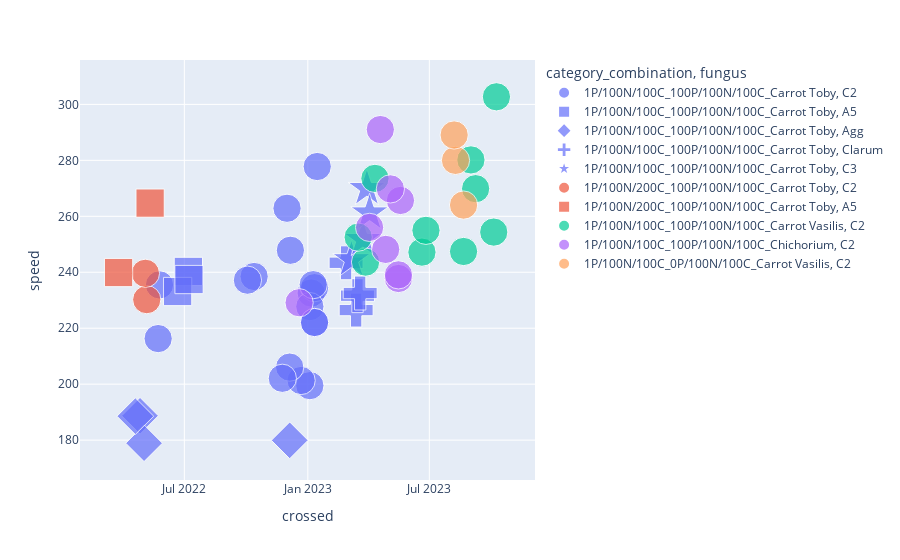

Source (notebook cell):
### Code cell
import plotly.express as px
fig = px.scatter(df, x='crossed', y='speed', color='category_combination',
                 hover_data=['plate_id',"fungus"], size='size_point', symbol='fungus', symbol_map=marker_symbols)
fig.update_layout(height=600)  # You can change these values as per your preference
# Show the plot
fig.show()

### Figure 1 — Plotly figure (JSON) as saved in the notebook; plotly's stock layout.template omitted (floating-point values rounded to 4 significant figures)
{"data": [{"customdata": [["1014_20220525", "C2"], ["1042_20220523", "C2"], ["1048_20220506", "C2"], ["527_20230106", "C2"], ["537_20230111", "C2"], ["462_20221013", "C2"], ["532_20220104", "C2"], ["510_20221201", "C2"], ["521_20230104", "C2"], ["530_20230115", "C2"], ["558_20230109", "C2"], ["558_20230109", "C2"], ["552_20230111", "C2"], ["552_20230111", "C2"], ["551_20220102", "C2"], ["551_20220102", "C2"], ["540_20221227", "C2"], ["540_20221227", "C2"], ["559_20230109", "C2"], ["544_20230109", "C2"], ["531_20221222", "C2"], ["514_20221206", "C2"], ["513_20221205", "C2"], ["506_20221124", "C2"], ["472_20221003", "C2"]], "hovertemplate": "category_combination=1P/100N/100C_100P/100N/100C_Carrot Toby<br>fungus=%{customdata[1]}<br>crossed=%{x}<br>speed=%{y}<br>size_point=%{marker.size}<br>plate_id=%{customdata[0]}<extra></extra>", "legendgroup": "1P/100N/100C_100P/100N/100C_Carrot Toby, C2", "marker": {"color": "#636efa", "size": [20, 20, 20, 20, 20, 20, 20, 20, 20, 20, 20, 20, 20, 20, 20, 20, 20, 20, 20, 20, 20, 20, 20, 20, 20], "sizemode": "area", "sizeref": 0.05, "symbol": "circle"}, "mode": "markers", "name": "1P/100N/100C_100P/100N/100C_Carrot Toby, C2", "orientation": "v", "showlegend": true, "type": "scatter", "x": ["2022-05-25T00:00:00", "2022-05-23T00:00:00", "2022-05-06T00:00:00", "2023-01-06T00:00:00", "2023-01-11T00:00:00", "2022-10-13T00:00:00", "2023-01-04T00:00:00", "2022-12-01T00:00:00", "2023-01-04T00:00:00", "2023-01-15T00:00:00", "2023-01-09T00:00:00", "2023-01-09T00:00:00", "2023-01-11T00:00:00", "2023-01-11T00:00:00", "2023-01-02T00:00:00", "2023-01-02T00:00:00", "2022-12-27T00:00:00", "2022-12-27T00:00:00", "2023-01-09T00:00:00", "2023-01-09T00:00:00", "2022-12-22T00:00:00", "2022-12-06T00:00:00", "2022-12-05T00:00:00", "2022-11-24T00:00:00", "2022-10-03T00:00:00"], "xaxis": "x", "y": [235.5, 216.3, null, 232.6, 234.5, 238.5, 227.7, 262.9, 199.5, 277.8, null, null, 222.0, 222.0, null, null, null, null, 235.6, null, 201.3, 247.9, 206.1, 202.1, 237.2], "yaxis": "y"}, {"customdata": [["52_20220707", "A5"], ["84_20220621", "A5"], ["91_20220708", "A5"]], "hovertemplate": "category_combination=1P/100N/100C_100P/100N/100C_Carrot Toby<br>fungus=%{customdata[1]}<br>crossed=%{x}<br>speed=%{y}<br>size_point=%{marker.size}<br>plate_id=%{customdata[0]}<extra></extra>", "legendgroup": "1P/100N/100C_100P/100N/100C_Carrot Toby, A5", "marker": {"color": "#636efa", "size": [20, 20, 20], "sizemode": "area", "sizeref": 0.05, "symbol": "square"}, "mode": "markers", "name": "1P/100N/100C_100P/100N/100C_Carrot Toby, A5", "orientation": "v", "showlegend": true, "type": "scatter", "x": ["2022-07-07T00:00:00", "2022-06-21T00:00:00", "2022-07-08T00:00:00"], "xaxis": "x", "y": [240.3, 233.1, 237.4], "yaxis": "y"}, {"customdata": [["3_20220426", "Agg"], ["12_20220502", "Agg"], ["16_20220419", "Agg"], ["480_20221205", "Agg"]], "hovertemplate": "category_combination=1P/100N/100C_100P/100N/100C_Carrot Toby<br>fungus=%{customdata[1]}<br>crossed=%{x}<br>speed=%{y}<br>size_point=%{marker.size}<br>plate_id=%{customdata[0]}<extra></extra>", "legendgroup": "1P/100N/100C_100P/100N/100C_Carrot Toby, Agg", "marker": {"color": "#636efa", "size": [20, 20, 20, 20], "sizemode": "area", "sizeref": 0.05, "symbol": "diamond"}, "mode": "markers", "name": "1P/100N/100C_100P/100N/100C_Carrot Toby, Agg", "orientation": "v", "showlegend": true, "type": "scatter", "x": ["2022-04-26T00:00:00", "2022-05-02T00:00:00", "2022-04-19T00:00:00", "2022-12-05T00:00:00"], "xaxis": "x", "y": [188.7, 178.9, 188.5, 179.9], "yaxis": "y"}, {"customdata": [["28_20230227", "Clarum"], ["206_20230303", "Clarum"], ["202_20230314", "Clarum"], ["218_20230227", "Clarum"], ["252_20230316", "Clarum"], ["248_20230320", "Clarum"]], "hovertemplate": "category_combination=1P/100N/100C_100P/100N/100C_Carrot Toby<br>fungus=%{customdata[1]}<br>crossed=%{x}<br>speed=%{y}<br>size_point=%{marker.size}<br>plate_id=%{customdata[0]}<extra></extra>", "legendgroup": "1P/100N/100C_100P/100N/100C_Carrot Toby, Clarum", "marker": {"color": "#636efa", "size": [20, 20, 20, 20, 20, 20], "sizemode": "area", "sizeref": 0.05, "symbol": "cross"}, "mode": "markers", "name": "1P/100N/100C_100P/100N/100C_Carrot Toby, Clarum", "orientation": "v", "showlegend": true, "type": "scatter", "x": ["2023-02-27T00:00:00", "2023-03-03T00:00:00", "2023-03-14T00:00:00", "2023-02-27T00:00:00", "2023-03-16T00:00:00", "2023-03-20T00:00:00"], "xaxis": "x", "y": [243.4, null, 226.5, null, 231.6, 232.6], "yaxis": "y"}, {"customdata": [["219_20230307", "C3"], ["229_20230330", "C3"], ["249_20230324", "C3"], ["241_20230403", "C3"]], "hovertemplate": "category_combination=1P/100N/100C_100P/100N/100C_Carrot Toby<br>fungus=%{customdata[1]}<br>crossed=%{x}<br>speed=%{y}<br>size_point=%{marker.size}<br>plate_id=%{customdata[0]}<extra></extra>", "legendgroup": "1P/100N/100C_100P/100N/100C_Carrot Toby, C3", "marker": {"color": "#636efa", "size": [20, 20, 20, 20], "sizemode": "area", "sizeref": 0.05, "symbol": "star"}, "mode": "markers", "name": "1P/100N/100C_100P/100N/100C_Carrot Toby, C3", "orientation": "v", "showlegend": true, "type": "scatter", "x": ["2023-03-07T00:00:00", "2023-03-30T00:00:00", "2023-03-24T00:00:00", "2023-04-03T00:00:00"], "xaxis": "x", "y": [244.5, 269.9, 251.7, 261.2], "yaxis": "y"}, {"customdata": [["1023_20220502", "C2"], ["1045_20220504", "C2"]], "hovertemplate": "category_combination=1P/100N/200C_100P/100N/100C_Carrot Toby<br>fungus=%{customdata[1]}<br>crossed=%{x}<br>speed=%{y}<br>size_point=%{marker.size}<br>plate_id=%{customdata[0]}<extra></extra>", "legendgroup": "1P/100N/200C_100P/100N/100C_Carrot Toby, C2", "marker": {"color": "#EF553B", "size": [20, 20], "sizemode": "area", "sizeref": 0.05, "symbol": "circle"}, "mode": "markers", "name": "1P/100N/200C_100P/100N/100C_Carrot Toby, C2", "orientation": "v", "showlegend": true, "type": "scatter", "x": ["2022-05-06T00:00:00", "2022-05-04T00:00:00"], "xaxis": "x", "y": [230.2, 239.6], "yaxis": "y"}, {"customdata": [["1076_20220511", "A5"], ["938_20220325", "A5"]], "hovertemplate": "category_combination=1P/100N/200C_100P/100N/100C_Carrot Toby<br>fungus=%{customdata[1]}<br>crossed=%{x}<br>speed=%{y}<br>size_point=%{marker.size}<br>plate_id=%{customdata[0]}<extra></extra>", "legendgroup": "1P/100N/200C_100P/100N/100C_Carrot Toby, A5", "marker": {"color": "#EF553B", "size": [20, 20], "sizemode": "area", "sizeref": 0.05, "symbol": "square"}, "mode": "markers", "name": "1P/100N/200C_100P/100N/100C_Carrot Toby, A5", "orientation": "v", "showlegend": true, "type": "scatter", "x": ["2022-05-11T00:00:00", "2022-03-25T00:00:00"], "xaxis": "x", "y": [264.7, 239.9], "yaxis": "y"}, {"customdata": [["931_20230620", "C2"], ["935_20230620", "C2"], ["930_20230626", "C2"], ["777_20230328", "C2"], ["772_20230317", "C2"], ["771_20230411", "C2"], ["447_20230821", "C2"], ["487_20230922", "C2"], ["492_20230901", "C2"], ["486_20231009", "C2"], ["494_20230908", "C2"], ["482_20230908", "C2"], ["481_20231005", "C2"], ["483_20231005", "C2"], ["490_20231003", "C2"], ["485_20230929", "C2"], ["443_20230720", "C2"], ["436_20230717", "C2"]], "hovertemplate": "category_combination=1P/100N/100C_100P/100N/100C_Carrot Vasilis<br>fungus=%{customdata[1]}<br>crossed=%{x}<br>speed=%{y}<br>size_point=%{marker.size}<br>plate_id=%{customdata[0]}<extra></extra>", "legendgroup": "1P/100N/100C_100P/100N/100C_Carrot Vasilis, C2", "marker": {"color": "#00cc96", "size": [20, 20, 20, 20, 20, 20, 20, 20, 20, 20, 20, 20, 20, 20, 20, 20, 20, 20], "sizemode": "area", "sizeref": 0.05, "symbol": "circle"}, "mode": "markers", "name": "1P/100N/100C_100P/100N/100C_Carrot Vasilis, C2", "orientation": "v", "showlegend": true, "type": "scatter", "x": ["2023-06-20T00:00:00", "2023-06-20T00:00:00", "2023-06-26T00:00:00", "2023-03-28T00:00:00", "2023-03-17T00:00:00", "2023-04-11T00:00:00", "2023-08-21T00:00:00", "2023-09-22T00:00:00", "2023-09-01T00:00:00", "2023-10-09T00:00:00", "2023-09-08T00:00:00", "2023-09-08T00:00:00", "2023-10-05T00:00:00", "2023-10-05T00:00:00", "2023-10-03T00:00:00", "2023-09-29T00:00:00", "2023-07-20T00:00:00", "2023-07-17T00:00:00"], "xaxis": "x", "y": [null, 247.2, 255.0, 243.6, 252.6, 273.6, 247.4, null, 280.2, 302.7, null, 269.9, null, 254.4, null, null, null, null], "yaxis": "y"}, {"customdata": [["896_20230424", "C2"], ["894_20230516", "C2"], ["891_20230519", "C2"], ["886_20230516", "C2"], ["870_20230427", "C2"], ["868_20230504", "C2"], ["796_20230419", "C2"], ["795_20230403", "C2"], ["764_20221219", "C2"]], "hovertemplate": "category_combination=1P/100N/100C_100P/100N/100C_Chichorium<br>fungus=%{customdata[1]}<br>crossed=%{x}<br>speed=%{y}<br>size_point=%{marker.size}<br>plate_id=%{customdata[0]}<extra></extra>", "legendgroup": "1P/100N/100C_100P/100N/100C_Chichorium, C2", "marker": {"color": "#ab63fa", "size": [20, 20, 20, 20, 20, 20, 20, 20, 20], "sizemode": "area", "sizeref": 0.05, "symbol": "circle"}, "mode": "markers", "name": "1P/100N/100C_100P/100N/100C_Chichorium, C2", "orientation": "v", "showlegend": true, "type": "scatter", "x": ["2023-04-24T00:00:00", "2023-05-16T00:00:00", "2023-05-19T00:00:00", "2023-05-16T00:00:00", "2023-04-27T00:00:00", "2023-05-04T00:00:00", "2023-04-19T00:00:00", "2023-04-03T00:00:00", "2022-12-19T00:00:00"], "xaxis": "x", "y": [null, 237.8, 265.7, 239.1, 248.2, 269.8, 291.0, 256.0, 229.1], "yaxis": "y"}, {"customdata": [["478_20230814", "C2"], ["468_20230809", "C2"], ["471_20230821", "C2"], ["474_20230807", "C2"]], "hovertemplate": "category_combination=1P/100N/100C_0P/100N/100C_Carrot Vasilis<br>fungus=%{customdata[1]}<br>crossed=%{x}<br>speed=%{y}<br>size_point=%{marker.size}<br>plate_id=%{customdata[0]}<extra></extra>", "legendgroup": "1P/100N/100C_0P/100N/100C_Carrot Vasilis, C2", "marker": {"color": "#FFA15A", "size": [20, 20, 20, 20], "sizemode": "area", "sizeref": 0.05, "symbol": "circle"}, "mode": "markers", "name": "1P/100N/100C_0P/100N/100C_Carrot Vasilis, C2", "orientation": "v", "showlegend": true, "type": "scatter", "x": ["2023-08-14T00:00:00", "2023-08-09T00:00:00", "2023-08-21T00:00:00", "2023-08-07T00:00:00"], "xaxis": "x", "y": [null, 280.0, 264.0, 289.1], "yaxis": "y"}], "layout": {"autosize": true, "legend": {"itemsizing": "constant", "title": {"text": "category_combination, fungus"}, "tracegroupgap": 0}, "margin": {"t": 60}, "xaxis": {"anchor": "y", "autorange": true, "domain": [0, 1], "range": ["2022-01-30 02:28:13.0543", "2023-12-01 21:31:46.9457"], "title": {"text": "crossed"}, "type": "date"}, "yaxis": {"anchor": "x", "autorange": true, "domain": [0, 1], "range": [159.0, 322.7], "title": {"text": "speed"}, "type": "linear"}}}
